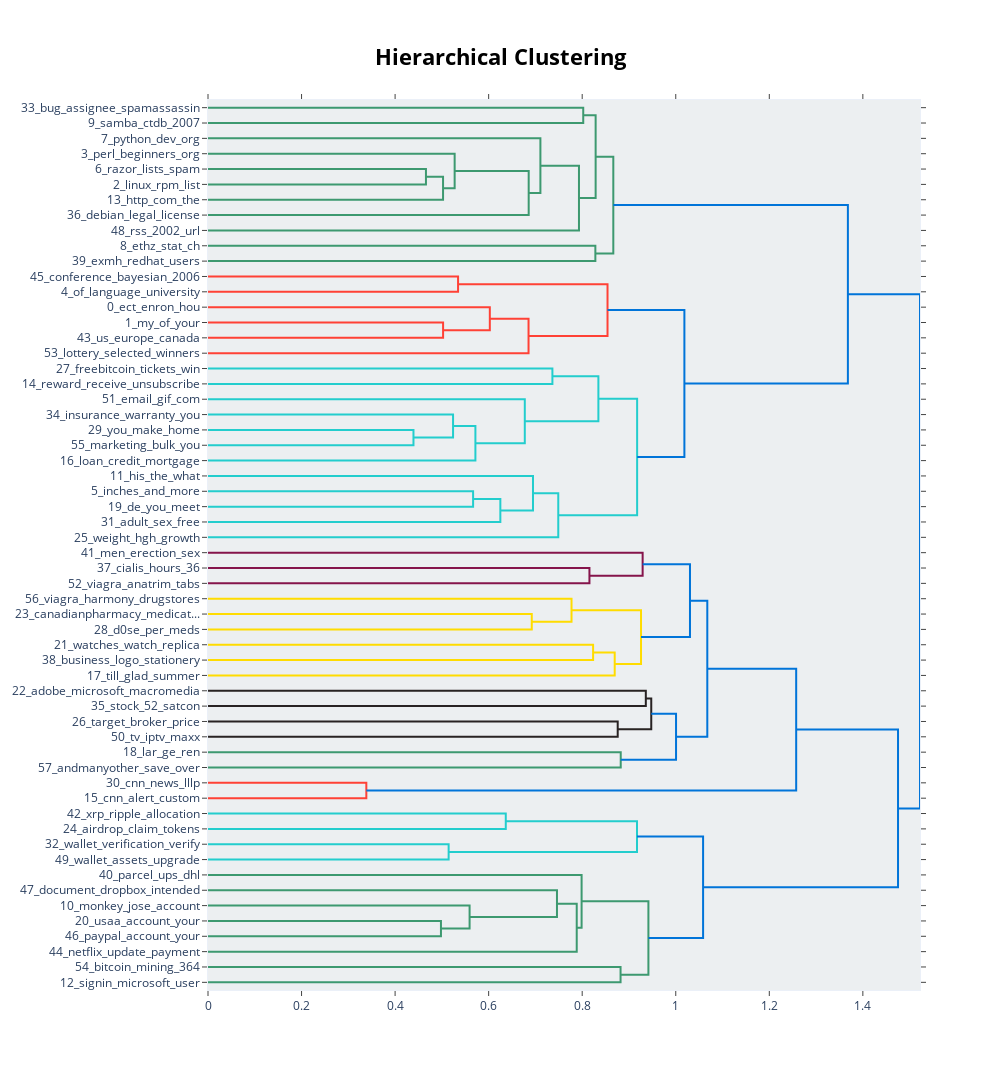

Notebook cell for this chart:
### Code cell
topic_model.visualize_hierarchy()

### Figure 1 — Plotly figure (JSON) as saved in the notebook; plotly's stock layout.template omitted (floating-point values rounded to 4 significant figures)
{"data": [{"hoverinfo": "text", "marker": {"color": "rgb(61,153,112)"}, "mode": "lines", "type": "scatter", "x": [0, 0.8022, 0.8022, 0], "xaxis": "x", "y": [-5, -5, -15, -15], "yaxis": "y"}, {"hoverinfo": "text", "marker": {"color": "rgb(61,153,112)"}, "mode": "lines", "type": "scatter", "x": [0, 0.466, 0.466, 0], "xaxis": "x", "y": [-45, -45, -55, -55], "yaxis": "y"}, {"hoverinfo": "text", "marker": {"color": "rgb(61,153,112)"}, "mode": "lines", "type": "scatter", "x": [0.466, 0.5025, 0.5025, 0], "xaxis": "x", "y": [-50, -50, -65, -65], "yaxis": "y"}, {"hoverinfo": "text", "marker": {"color": "rgb(61,153,112)"}, "mode": "lines", "type": "scatter", "x": [0, 0.5273, 0.5273, 0.5025], "xaxis": "x", "y": [-35, -35, -57.5, -57.5], "yaxis": "y"}, {"hoverinfo": "text", "marker": {"color": "rgb(61,153,112)"}, "mode": "lines", "type": "scatter", "x": [0.5273, 0.6856, 0.6856, 0], "xaxis": "x", "y": [-46.25, -46.25, -75, -75], "yaxis": "y"}, {"hoverinfo": "text", "marker": {"color": "rgb(61,153,112)"}, "mode": "lines", "type": "scatter", "x": [0, 0.7106, 0.7106, 0.6856], "xaxis": "x", "y": [-25, -25, -60.62, -60.62], "yaxis": "y"}, {"hoverinfo": "text", "marker": {"color": "rgb(61,153,112)"}, "mode": "lines", "type": "scatter", "x": [0.7106, 0.7931, 0.7931, 0], "xaxis": "x", "y": [-42.81, -42.81, -85, -85], "yaxis": "y"}, {"hoverinfo": "text", "marker": {"color": "rgb(61,153,112)"}, "mode": "lines", "type": "scatter", "x": [0.8022, 0.8287, 0.8287, 0.7931], "xaxis": "x", "y": [-10, -10, -63.91, -63.91], "yaxis": "y"}, {"hoverinfo": "text", "marker": {"color": "rgb(61,153,112)"}, "mode": "lines", "type": "scatter", "x": [0, 0.8281, 0.8281, 0], "xaxis": "x", "y": [-95, -95, -105, -105], "yaxis": "y"}, {"hoverinfo": "text", "marker": {"color": "rgb(61,153,112)"}, "mode": "lines", "type": "scatter", "x": [0.8287, 0.8665, 0.8665, 0.8281], "xaxis": "x", "y": [-36.95, -36.95, -100, -100], "yaxis": "y"}, {"hoverinfo": "text", "marker": {"color": "rgb(255,65,54)"}, "mode": "lines", "type": "scatter", "x": [0, 0.5346, 0.5346, 0], "xaxis": "x", "y": [-115, -115, -125, -125], "yaxis": "y"}, {"hoverinfo": "text", "marker": {"color": "rgb(255,65,54)"}, "mode": "lines", "type": "scatter", "x": [0, 0.5026, 0.5026, 0], "xaxis": "x", "y": [-145, -145, -155, -155], "yaxis": "y"}, {"hoverinfo": "text", "marker": {"color": "rgb(255,65,54)"}, "mode": "lines", "type": "scatter", "x": [0, 0.6025, 0.6025, 0.5026], "xaxis": "x", "y": [-135, -135, -150, -150], "yaxis": "y"}, {"hoverinfo": "text", "marker": {"color": "rgb(255,65,54)"}, "mode": "lines", "type": "scatter", "x": [0.6025, 0.6853, 0.6853, 0], "xaxis": "x", "y": [-142.5, -142.5, -165, -165], "yaxis": "y"}, {"hoverinfo": "text", "marker": {"color": "rgb(255,65,54)"}, "mode": "lines", "type": "scatter", "x": [0.5346, 0.8541, 0.8541, 0.6853], "xaxis": "x", "y": [-120, -120, -153.8, -153.8], "yaxis": "y"}, {"hoverinfo": "text", "marker": {"color": "rgb(35,205,205)"}, "mode": "lines", "type": "scatter", "x": [0, 0.7363, 0.7363, 0], "xaxis": "x", "y": [-175, -175, -185, -185], "yaxis": "y"}, {"hoverinfo": "text", "marker": {"color": "rgb(35,205,205)"}, "mode": "lines", "type": "scatter", "x": [0, 0.4393, 0.4393, 0], "xaxis": "x", "y": [-215, -215, -225, -225], "yaxis": "y"}, {"hoverinfo": "text", "marker": {"color": "rgb(35,205,205)"}, "mode": "lines", "type": "scatter", "x": [0, 0.5239, 0.5239, 0.4393], "xaxis": "x", "y": [-205, -205, -220, -220], "yaxis": "y"}, {"hoverinfo": "text", "marker": {"color": "rgb(35,205,205)"}, "mode": "lines", "type": "scatter", "x": [0.5239, 0.5717, 0.5717, 0], "xaxis": "x", "y": [-212.5, -212.5, -235, -235], "yaxis": "y"}, {"hoverinfo": "text", "marker": {"color": "rgb(35,205,205)"}, "mode": "lines", "type": "scatter", "x": [0, 0.6773, 0.6773, 0.5717], "xaxis": "x", "y": [-195, -195, -223.8, -223.8], "yaxis": "y"}, {"hoverinfo": "text", "marker": {"color": "rgb(35,205,205)"}, "mode": "lines", "type": "scatter", "x": [0.7363, 0.8346, 0.8346, 0.6773], "xaxis": "x", "y": [-180, -180, -209.4, -209.4], "yaxis": "y"}, {"hoverinfo": "text", "marker": {"color": "rgb(35,205,205)"}, "mode": "lines", "type": "scatter", "x": [0, 0.5668, 0.5668, 0], "xaxis": "x", "y": [-255, -255, -265, -265], "yaxis": "y"}, {"hoverinfo": "text", "marker": {"color": "rgb(35,205,205)"}, "mode": "lines", "type": "scatter", "x": [0.5668, 0.625, 0.625, 0], "xaxis": "x", "y": [-260, -260, -275, -275], "yaxis": "y"}, {"hoverinfo": "text", "marker": {"color": "rgb(35,205,205)"}, "mode": "lines", "type": "scatter", "x": [0, 0.6948, 0.6948, 0.625], "xaxis": "x", "y": [-245, -245, -267.5, -267.5], "yaxis": "y"}, {"hoverinfo": "text", "marker": {"color": "rgb(35,205,205)"}, "mode": "lines", "type": "scatter", "x": [0.6948, 0.7488, 0.7488, 0], "xaxis": "x", "y": [-256.2, -256.2, -285, -285], "yaxis": "y"}, {"hoverinfo": "text", "marker": {"color": "rgb(35,205,205)"}, "mode": "lines", "type": "scatter", "x": [0.8346, 0.9174, 0.9174, 0.7488], "xaxis": "x", "y": [-194.7, -194.7, -270.6, -270.6], "yaxis": "y"}, {"hoverinfo": "text", "marker": {"color": "rgb(0,116,217)"}, "mode": "lines", "type": "scatter", "x": [0.8541, 1.018, 1.018, 0.9174], "xaxis": "x", "y": [-136.9, -136.9, -232.7, -232.7], "yaxis": "y"}, {"hoverinfo": "text", "marker": {"color": "rgb(0,116,217)"}, "mode": "lines", "type": "scatter", "x": [0.8665, 1.368, 1.368, 1.018], "xaxis": "x", "y": [-68.48, -68.48, -184.8, -184.8], "yaxis": "y"}, {"hoverinfo": "text", "marker": {"color": "rgb(133,20,75)"}, "mode": "lines", "type": "scatter", "x": [0, 0.8155, 0.8155, 0], "xaxis": "x", "y": [-305, -305, -315, -315], "yaxis": "y"}, {"hoverinfo": "text", "marker": {"color": "rgb(133,20,75)"}, "mode": "lines", "type": "scatter", "x": [0, 0.9292, 0.9292, 0.8155], "xaxis": "x", "y": [-295, -295, -310, -310], "yaxis": "y"}, {"hoverinfo": "text", "marker": {"color": "rgb(255,220,0)"}, "mode": "lines", "type": "scatter", "x": [0, 0.6922, 0.6922, 0], "xaxis": "x", "y": [-335, -335, -345, -345], "yaxis": "y"}, {"hoverinfo": "text", "marker": {"color": "rgb(255,220,0)"}, "mode": "lines", "type": "scatter", "x": [0, 0.7772, 0.7772, 0.6922], "xaxis": "x", "y": [-325, -325, -340, -340], "yaxis": "y"}, {"hoverinfo": "text", "marker": {"color": "rgb(255,220,0)"}, "mode": "lines", "type": "scatter", "x": [0, 0.8233, 0.8233, 0], "xaxis": "x", "y": [-355, -355, -365, -365], "yaxis": "y"}, {"hoverinfo": "text", "marker": {"color": "rgb(255,220,0)"}, "mode": "lines", "type": "scatter", "x": [0.8233, 0.8695, 0.8695, 0], "xaxis": "x", "y": [-360, -360, -375, -375], "yaxis": "y"}, {"hoverinfo": "text", "marker": {"color": "rgb(255,220,0)"}, "mode": "lines", "type": "scatter", "x": [0.7772, 0.9257, 0.9257, 0.8695], "xaxis": "x", "y": [-332.5, -332.5, -367.5, -367.5], "yaxis": "y"}, {"hoverinfo": "text", "marker": {"color": "rgb(0,116,217)"}, "mode": "lines", "type": "scatter", "x": [0.9292, 1.03, 1.03, 0.9257], "xaxis": "x", "y": [-302.5, -302.5, -350, -350], "yaxis": "y"}, {"hoverinfo": "text", "marker": {"color": "rgb(40,35,35)"}, "mode": "lines", "type": "scatter", "x": [0, 0.936, 0.936, 0], "xaxis": "x", "y": [-385, -385, -395, -395], "yaxis": "y"}, {"hoverinfo": "text", "marker": {"color": "rgb(40,35,35)"}, "mode": "lines", "type": "scatter", "x": [0, 0.8759, 0.8759, 0], "xaxis": "x", "y": [-405, -405, -415, -415], "yaxis": "y"}, {"hoverinfo": "text", "marker": {"color": "rgb(40,35,35)"}, "mode": "lines", "type": "scatter", "x": [0.936, 0.9476, 0.9476, 0.8759], "xaxis": "x", "y": [-390, -390, -410, -410], "yaxis": "y"}, {"hoverinfo": "text", "marker": {"color": "rgb(61,153,112)"}, "mode": "lines", "type": "scatter", "x": [0, 0.8824, 0.8824, 0], "xaxis": "x", "y": [-425, -425, -435, -435], "yaxis": "y"}, {"hoverinfo": "text", "marker": {"color": "rgb(0,116,217)"}, "mode": "lines", "type": "scatter", "x": [0.9476, 1.001, 1.001, 0.8824], "xaxis": "x", "y": [-400, -400, -430, -430], "yaxis": "y"}, {"hoverinfo": "text", "marker": {"color": "rgb(0,116,217)"}, "mode": "lines", "type": "scatter", "x": [1.03, 1.067, 1.067, 1.001], "xaxis": "x", "y": [-326.2, -326.2, -415, -415], "yaxis": "y"}, {"hoverinfo": "text", "marker": {"color": "rgb(255,65,54)"}, "mode": "lines", "type": "scatter", "x": [0, 0.3385, 0.3385, 0], "xaxis": "x", "y": [-445, -445, -455, -455], "yaxis": "y"}, {"hoverinfo": "text", "marker": {"color": "rgb(0,116,217)"}, "mode": "lines", "type": "scatter", "x": [1.067, 1.257, 1.257, 0.3385], "xaxis": "x", "y": [-370.6, -370.6, -450, -450], "yaxis": "y"}, {"hoverinfo": "text", "marker": {"color": "rgb(35,205,205)"}, "mode": "lines", "type": "scatter", "x": [0, 0.6366, 0.6366, 0], "xaxis": "x", "y": [-465, -465, -475, -475], "yaxis": "y"}, {"hoverinfo": "text", "marker": {"color": "rgb(35,205,205)"}, "mode": "lines", "type": "scatter", "x": [0, 0.5145, 0.5145, 0], "xaxis": "x", "y": [-485, -485, -495, -495], "yaxis": "y"}, {"hoverinfo": "text", "marker": {"color": "rgb(35,205,205)"}, "mode": "lines", "type": "scatter", "x": [0.6366, 0.9172, 0.9172, 0.5145], "xaxis": "x", "y": [-470, -470, -490, -490], "yaxis": "y"}, {"hoverinfo": "text", "marker": {"color": "rgb(61,153,112)"}, "mode": "lines", "type": "scatter", "x": [0, 0.498, 0.498, 0], "xaxis": "x", "y": [-535, -535, -545, -545], "yaxis": "y"}, {"hoverinfo": "text", "marker": {"color": "rgb(61,153,112)"}, "mode": "lines", "type": "scatter", "x": [0, 0.5593, 0.5593, 0.498], "xaxis": "x", "y": [-525, -525, -540, -540], "yaxis": "y"}, {"hoverinfo": "text", "marker": {"color": "rgb(61,153,112)"}, "mode": "lines", "type": "scatter", "x": [0, 0.7461, 0.7461, 0.5593], "xaxis": "x", "y": [-515, -515, -532.5, -532.5], "yaxis": "y"}, {"hoverinfo": "text", "marker": {"color": "rgb(61,153,112)"}, "mode": "lines", "type": "scatter", "x": [0.7461, 0.7883, 0.7883, 0], "xaxis": "x", "y": [-523.8, -523.8, -555, -555], "yaxis": "y"}, {"hoverinfo": "text", "marker": {"color": "rgb(61,153,112)"}, "mode": "lines", "type": "scatter", "x": [0, 0.7987, 0.7987, 0.7883], "xaxis": "x", "y": [-505, -505, -539.4, -539.4], "yaxis": "y"}, {"hoverinfo": "text", "marker": {"color": "rgb(61,153,112)"}, "mode": "lines", "type": "scatter", "x": [0, 0.882, 0.882, 0], "xaxis": "x", "y": [-565, -565, -575, -575], "yaxis": "y"}, {"hoverinfo": "text", "marker": {"color": "rgb(61,153,112)"}, "mode": "lines", "type": "scatter", "x": [0.7987, 0.9415, 0.9415, 0.882], "xaxis": "x", "y": [-522.2, -522.2, -570, -570], "yaxis": "y"}, {"hoverinfo": "text", "marker": {"color": "rgb(0,116,217)"}, "mode": "lines", "type": "scatter", "x": [0.9172, 1.058, 1.058, 0.9415], "xaxis": "x", "y": [-480, -480, -546.1, -546.1], "yaxis": "y"}, {"hoverinfo": "text", "marker": {"color": "rgb(0,116,217)"}, "mode": "lines", "type": "scatter", "x": [1.257, 1.475, 1.475, 1.058], "xaxis": "x", "y": [-410.3, -410.3, -513.0, -513.0], "yaxis": "y"}, {"hoverinfo": "text", "marker": {"color": "rgb(0,116,217)"}, "mode": "lines", "type": "scatter", "x": [1.368, 1.522, 1.522, 1.475], "xaxis": "x", "y": [-126.6, -126.6, -461.7, -461.7], "yaxis": "y"}], "layout": {"autosize": false, "height": 1070, "hoverlabel": {"bgcolor": "white", "font": {"family": "Rockwell", "size": 16}}, "hovermode": "closest", "plot_bgcolor": "#ECEFF1", "showlegend": false, "title": {"font": {"color": "Black", "size": 22}, "text": "<b>Hierarchical Clustering</b>", "x": 0.5, "xanchor": "center", "yanchor": "top"}, "width": 1000, "xaxis": {"mirror": "allticks", "rangemode": "tozero", "showgrid": false, "showline": true, "showticklabels": true, "ticks": "outside", "type": "linear", "zeroline": false}, "yaxis": {"mirror": "allticks", "range": [-580, 0], "rangemode": "tozero", "showgrid": false, "showline": true, "showticklabels": true, "tickmode": "array", "ticks": "outside", "ticktext": ["33_bug_assignee_spamassassin", "9_samba_ctdb_2007", "7_python_dev_org", "3_perl_beginners_org", "6_razor_lists_spam", "2_linux_rpm_list", "13_http_com_the", "36_debian_legal_license", "48_rss_2002_url", "8_ethz_stat_ch", "39_exmh_redhat_users", "45_conference_bayesian_2006", "4_of_language_university", "0_ect_enron_hou", "1_my_of_your", "43_us_europe_canada", "53_lottery_selected_winners", "27_freebitcoin_tickets_win", "14_reward_receive_unsubscribe", "51_email_gif_com", "34_insurance_warranty_you", "29_you_make_home", "55_marketing_bulk_you", "16_loan_credit_mortgage", "11_his_the_what", "5_inches_and_more", "19_de_you_meet", "31_adult_sex_free", "25_weight_hgh_growth", "41_men_erection_sex", "37_cialis_hours_36", "52_viagra_anatrim_tabs", "56_viagra_harmony_drugstores", "23_canadianpharmacy_medicat...", "28_d0se_per_meds", "21_watches_watch_replica", "38_business_logo_stationery", "17_till_glad_summer", "22_adobe_microsoft_macromedia", "35_stock_52_satcon", "26_target_broker_price", "50_tv_iptv_maxx", "18_lar_ge_ren", "57_andmanyother_save_over", "30_cnn_news_lllp", "15_cnn_alert_custom", "42_xrp_ripple_allocation", "24_airdrop_claim_tokens", "32_wallet_verification_verify", "49_wallet_assets_upgrade", "40_parcel_ups_dhl", "47_document_dropbox_intended", "10_monkey_jose_account", "20_usaa_account_your", "46_paypal_account_your", "44_netflix_update_payment", "54_bitcoin_mining_364", "12_signin_microsoft_user"], "tickvals": [-5, -15, -25, -35, -45, -55, -65, -75, -85, -95, -105, -115, -125, -135, -145, -155, -165, -175, -185, -195, -205, -215, -225, -235, -245, -255, -265, -275, -285, -295, -305, -315, -325, -335, -345, -355, -365, -375, -385, -395, -405, -415, -425, -435, -445, -455, -465, -475, -485, -495, -505, -515, -525, -535, -545, -555, -565, -575], "type": "linear", "zeroline": false}}}
